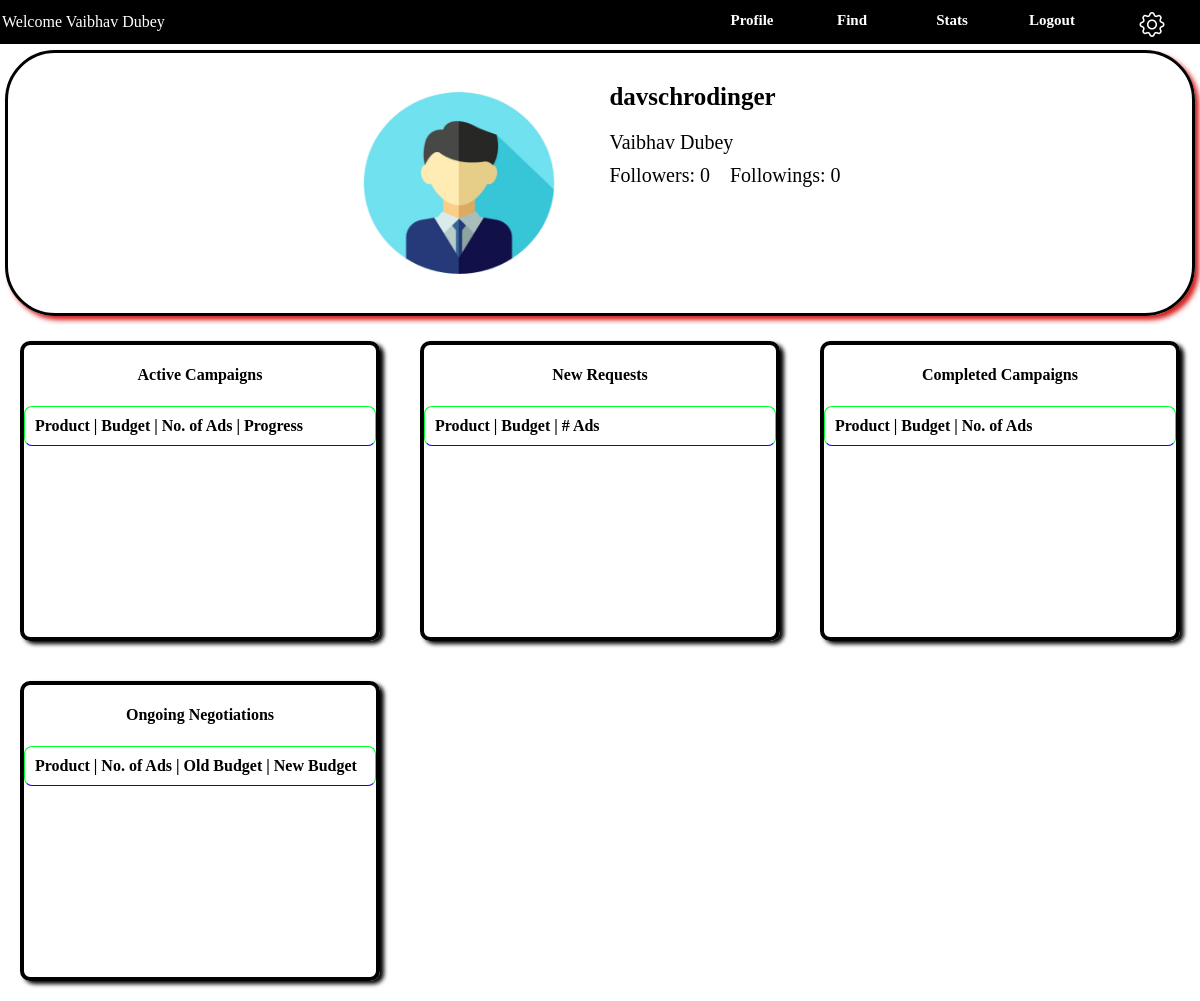
/Influencer/davschrodinger (signed in), run on the app's committed database.
### application/Models.py (models this page shows)
class User(db.Model):
    __tablename__ = 'User'
    id = db.Column(db.Integer, primary_key=True)
    fullname = db.Column(db.String(200), nullable=True)
    username = db.Column(db.String(200), unique=True, nullable=False)
    email = db.Column(db.String(200), unique=True, nullable=False)
    password = db.Column(db.String(100), nullable=False)
    bio = db.Column(db.Text, nullable=True)
    category = db.Column(db.String(100), nullable=True)
    niche = db.Column(db.String(100), nullable=True)
    followers=db.Column(db.Integer, default=0)
    following=db.Column(db.Integer, default=0)
    visibility=db.Column(db.String, default='Private')
    flag=db.Column(db.Boolean, default=False)
    flagCount=db.Column(db.Integer, default=0)
    products = db.relationship('UserProduct', backref='user')

### application/UserController.py (the view, shortened to what this page needs)
@app.route('/Influencer/<username>', methods=['GET', 'POST'])
def dashboard(username):
    if 'userID' in session:
        userID = session['userID']
        user = User.query.get(userID)
        if user and username:
            usrprd=UserProduct.query.filter_by(userID=userID).all()
            prdID=[a.productID for a in usrprd]
            products=Product.query.filter(Product.id.in_(prdID)).all()
            Status={up.productID: up.status for up in usrprd}
            progress={up.productID: up.progress for up in usrprd}
            budget={up.productID: up.budget for up in usrprd}
            return render_template('influpg.html', username=username,fullname=user.fullname,user=user,products=products,Status=Status,progress=progress, budget=budget)
    return redirect(url_for('main'))

### templates/influpg.html (shortened to what this page needs)
<!DOCTYPE html>
<html lang="en">
<head>
    <link rel="stylesheet" href="https://cdnjs.cloudflare.com/ajax/libs/bootstrap-icons/1.9.1/font/bootstrap-icons.min.css">
</head>
<body>
    <div class="header">
        <p class="p">Welcome {{user.fullname}} </p>
        <div class="container">
            <div class="col">
                <a href="{{url_for('dashboard', username=user.username)}}">Profile</a>
            </div>
            <div class="col">
                <a href="{{url_for('findInflu')}}">Find</a>
            </div>
            <div class="col">
                <a href="{{url_for('InfluStats', username=user.username)}}">Stats</a>
            </div>
            <div class="col">
                <a href="{{ url_for('logout') }}">Logout</a>
            </div>
            <div class="col">
                <a href="{{url_for('settingInflu',username=user.username)}}"><i class="bi bi-gear gear-icon"></i></a>
            </div>
        </div>
    </div>
    <div class="top-container">
        <div class="pfp">
            <img src="/static/pfp.png" width="100px" height="100px">
        </div>
        <div class="info">
            <div class="usr">
                {{username}}
            </div>
            <div class="name">
                {{fullname}}
            </div>
            <div class="reach">
                <div id="followers">
                    Followers: {{user.followers}}
                </div>
                <div id="following">Followings: {{user.following}} </div>
            </div>
        </div>
    </div>
    <div class="main">
        <div class="request">
            <h4>Active Campaigns</h4>
            <div class="rect">
                <div class="iname"><b>Product | Budget | No. of Ads | Progress</b></div>
            </div>
        </div>
        <div class="request">
            <h4>New Requests</h4>
            <div class="rect">
                <div class="iname"><b>Product | Budget | # Ads</b></div>
            </div>
        </div>
        <div class="request">
            <h4>Completed Campaigns</h4>
            <div class="rect">
                <div class="iname"><b>Product | Budget | No. of Ads</b></div>
            </div>
        </div>
        <div class="request">
            <h4>Ongoing Negotiations</h4>
            <div class="rect">
                <div class="iname"><b>Product | No. of Ads | Old Budget | New Budget</b></div>
            </div>
        </div>
    </div>
</body>
</html>

### templates/influpg.html (style rules this page uses)
body { margin: 0; padding: 0; height: 100%; width: 100%; }
.header { display: flex; justify-content: space-between; align-items: center; width: 100%; background-color: black; padding: 2px; color: white; border-bottom: 1px solid white; }
.p { text-align: center; font-family: Verdana; font-size: 16px; margin: 0; padding: 0; }
.container { display: flex; justify-content: flex-end; }
.col { display: flex; justify-content: center; padding-top: 10px; height: 30px; background-color: rgb(0, 0, 0); width: 100px; font-size: 15px; color: white; font-family: Verdana; font-weight: bolder; }
.top-container { display: flex; justify-content: center; height: 100%; padding: 30px; margin: 5px; border: 3px solid rgb(0, 0, 0); border-radius: 50px; box-shadow: 4px 4px 5px rgb(213, 31, 31); }
.pfp { overflow: hidden; width: 200px; height: 200px; border-radius: 50% ; }
.top-container img { width: 100%; height: 100%; }
.info { height: 100%; padding-left: 50px; font-size: 20px; font-family: Verdana; color: rgb(0, 0, 0); }
.usr { font-size: 25px; font-weight: 600; padding-bottom: 20px; }
.reach { display: flex; padding-top: 10px; gap: 20px; color: rgb(0, 0, 0); }
a { text-decoration: none; color: inherit; }
a:link, a:visited { color: inherit; }
.main { display: flex; justify-content: flex-start; align-items: flex-start; flex-wrap: wrap; }
.request { display: block; margin: 20px; width: 30%; height: 300px; border: 4px solid rgb(0, 0, 0); border-radius: 10px; box-shadow: 4px 3px 4px black; box-sizing: border-box; }
.request h4 { display: flex; justify-content: center; font-family: Verdana; }
.rect { display: flex; flex-wrap: wrap; border: 1px solid rgb(0, 255, 34); padding: 10px; border-radius: 8px; border-bottom: 1px solid rgb(16, 0, 245); }
.iname { flex: 1; }
.col .bi { display: flex; }
.bi { font-size: 25px; transition: transform 0.4s; }

### data on the page
User: fullname "Vaibhav Dubey", username "davschrodinger", followers "0", following "0"
